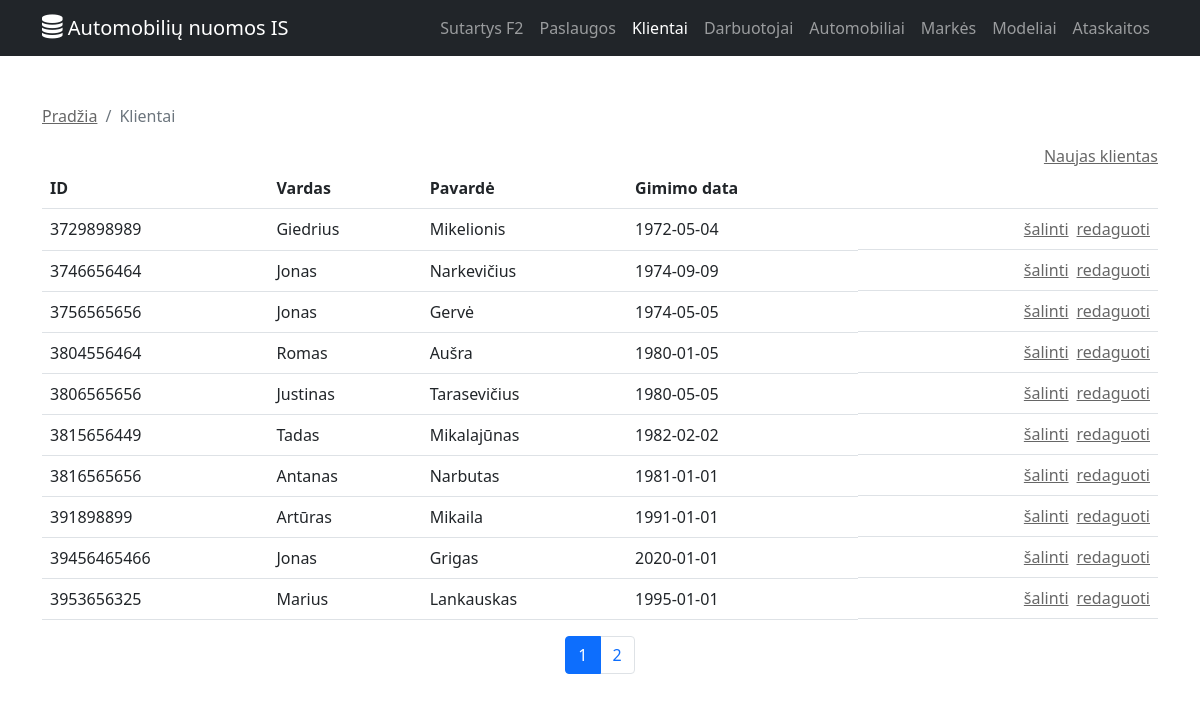
The app's page /index.php?module=customer&action=list with its own data.
### tables this page shows
CREATE TABLE `pavyzdys_klientai` (
  `asmens_kodas` char(11) NOT NULL,
  `vardas` varchar(20) NOT NULL,
  `pavarde` varchar(20) NOT NULL,
  `gimimo_data` date NOT NULL,
  `telefonas` varchar(20) NOT NULL,
  `epastas` varchar(40) NOT NULL
);

### controls/customer/customer_list.php (called while the page is built)
<?php
$customersObj = new customers();
$elementCount = $customersObj->getCustomersListCount();
$paging = new paging(config::NUMBER_OF_ROWS_IN_PAGE);
$paging->process($elementCount, $pageId);
$data = $customersObj->getCustomersList($paging->size, $paging->first);
include "templates/{$module}/{$module}_list.tpl.php";
?>

### index.php (called while the page is built, shortened)
<?php
	include 'utils/mysql.class.php';
	include 'utils/paging.class.php';
	include 'libraries/customers.class.php';
	if(isset($_GET['module'])) {
		$module = mysql::escapeFieldForSQL($_GET['module']);
	}
	include 'templates/main.tpl.php';
?>

### utils/mysql.class.php (called while the page is built, shortened)
<?php
class mysql
{
    protected static $connection;
    public static function connect()
    {
        if (!isset(self::$connection)) {
            self::$connection = new mysqli(config::DB_SERVER, config::DB_USERNAME, config::DB_PASSWORD, config::DB_NAME);
        }
        return self::$connection;
    }
    public static function query($query)
    {
        try {
            $result = self::$connection->query($query);
            return $result;
        } catch (Exception $e) {
            die($e->getMessage());
        }
    }
    public static function select($query)
    {
		$rows = array();
        $result = mysql::query($query);
        while ($row = $result->fetch_assoc()) {
            $rows[] = $row;
        }
        return $rows;
    }
	public static function escapeFieldForSQL($field) {
		return mysqli_real_escape_string(self::$connection, $field . '');
	}
}

### utils/paging.class.php (called while the page is built, shortened)
<?php
class paging {
	public $size;
	public function __construct($rowsPerPage) {
		$this->size = $rowsPerPage;
	}
	public function process($total, $currentPage) {
		$this->first = ($currentPage - 1) * $this->size;
	}
}
?>

### libraries/customers.class.php (called while the page is built, shortened)
<?php
class customers {
	private $klientai_lentele = '';
	public function __construct() {
		$this->klientai_lentele = config::DB_PREFIX . 'klientai';
	}
	public function getCustomersList($limit = null, $offset = null) {
		if($limit) {
			$limit = mysql::escapeFieldForSQL($limit);
		}
		$limitOffsetString = "";
		if(isset($limit)) {
			$limitOffsetString .= " LIMIT {$limit}";
		}
		if(isset($offset)) {
			$limitOffsetString .= " OFFSET {$offset}";
		}
		$query = "SELECT *
				FROM `{$this->klientai_lentele}`
				{$limitOffsetString}";
		$data = mysql::select($query);
		return $data;
	}
}

### templates/customer/customer_list.tpl.php (the view, shortened to what this page needs)
<?php
	include 'templates/common/breadcrumb.tpl.php';
?>
<div class="d-flex flex-row-reverse gap-3">
	<a href='index.php?module=<?php echo $module; ?>&action=create'>Naujas klientas</a>
</div>
<table class="table">
	<tr>
		<th>ID</th>
		<th>Vardas</th>
		<th>Pavardė</th>
		<th>Gimimo data</th>
		<th></th>
	</tr>
	<?php
		foreach($data as $key => $val) {
			echo
				"<tr>"
					. "<td>{$val['asmens_kodas']}</td>"
					. "<td>{$val['vardas']}</td>"
					. "<td>{$val['pavarde']}</td>"
					. "<td>{$val['gimimo_data']}</td>"
					. "<td class='d-flex flex-row-reverse gap-2'>"
						. "<a href='index.php?module={$module}&action=edit&id={$val['asmens_kodas']}'>redaguoti</a>"
						. "<a href='#' onclick='showConfirmDialog(\"{$module}\", \"{$val['asmens_kodas']}\"); return false;'>šalinti</a>&nbsp;"
					. "</td>"
				. "</tr>";
		}
	?>
</table>
<?php
	include 'templates/common/paging.tpl.php';
?>

### style/custom.css (style rules this page uses)
html, body { height:100%; }
a { color: rgba(0,0,0,0.6); }

### records on screen
pavyzdys_klientai: asmens_kodas "3729898989", vardas "Giedrius", pavarde "Mikelionis", gimimo_data "1972-05-04"
pavyzdys_klientai: asmens_kodas "3746656464", vardas "Jonas", pavarde "Narkevičius", gimimo_data "1974-09-09"
pavyzdys_klientai: asmens_kodas "3756565656", vardas "Jonas", pavarde "Gervė", gimimo_data "1974-05-05"
pavyzdys_klientai: asmens_kodas "3804556464", vardas "Romas", pavarde "Aušra", gimimo_data "1980-01-05"
pavyzdys_klientai: asmens_kodas "3806565656", vardas "Justinas", pavarde "Tarasevičius", gimimo_data "1980-05-05"
pavyzdys_klientai: asmens_kodas "3815656449", vardas "Tadas", pavarde "Mikalajūnas", gimimo_data "1982-02-02"
pavyzdys_klientai: asmens_kodas "3816565656", vardas "Antanas", pavarde "Narbutas", gimimo_data "1981-01-01"
pavyzdys_klientai: asmens_kodas "391898899", vardas "Artūras", pavarde "Mikaila", gimimo_data "1991-01-01"
pavyzdys_klientai: asmens_kodas "39456465466", vardas "Jonas", pavarde "Grigas", gimimo_data "2020-01-01"
pavyzdys_klientai: asmens_kodas "3953656325", vardas "Marius", pavarde "Lankauskas", gimimo_data "1995-01-01"

### other values on screen
$item['title'] "Pradžia"
$item['title'] "Klientai"
$value['page'] "1"
$value['page'] "2"
